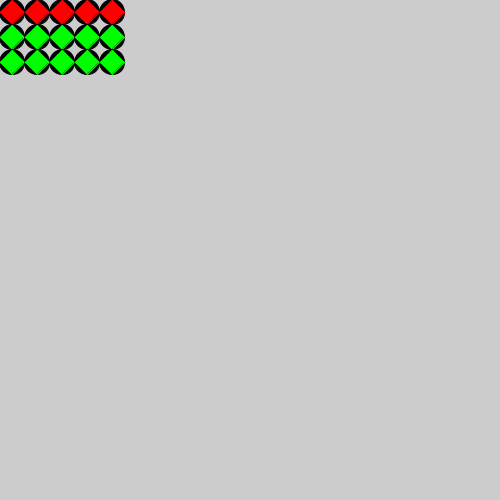
Frame 1 (no input)
Frame 60 (the mouse pressed at the canvas centre just before this capture): identical to frame 1, image omitted
Frame 120 (the mouse held since frame 60 and released just before this capture): identical to frame 1, image omitted

The Processing sketch that drew this single still picture (run headless with seeded random() and noise(); from frame 60 on, the mouse is pressed at the canvas centre):

// Processing sketch: space_invaders
// ── space_invaders.pde
Player player;
Laser l;
int score, lives;
int INVADER_ROWS = 3;
int INVADER_COLS = 5;
int INVADER_SIZE = 25;
InvaderHoard hoard;
Invader alien;
void setup() {
  size(500, 500);
  l = new Laser( 200, 250);
  hoard = new InvaderHoard(INVADER_ROWS, INVADER_COLS, INVADER_SIZE);
  hoard.fillInvaders();
}
void draw(){
  //background(255);
  //hoard.showInvaders();
  //println(hoard.invaders[0][2].center.x);
}

// ── Invader.pde
class Invader {

  PVector center;
  boolean shooter, alive ;
  int size;
  int xspeed, yspeed;
  Invader(PVector c, boolean s, int z ) {
    center = c;
    shooter = s;
    alive = true;
    size = z;
    
  }
  void setSpeed(int newx, int newy) {
    xspeed = newx;
    yspeed = newy;
  }//setSpeed
  void collision(Laser l) {
  
  }
  void move() {
    if (center.x > width - size/2 ||
      center.x < size/2) {
      xspeed*= -1;
    }
    if (center.y > height - size/2 ||
      center.y < size/2) {
      yspeed*= -1;
    }
    center.x+= xspeed;
    center.y+= yspeed;
  }
  void display() {
    if (alive) {
      if (shooter) {
        stroke(0, 0, 0);
        fill(0, 0, 0);
        circle(center.x, center.y, size);
        stroke(255, 0, 0);
        fill (255, 0, 0);
        triangle(center.x - size /2, center.y, center.x + size /2, center.y, center.x, center.y + size /2);
        triangle(center.x - size /2, center.y, center.x + size /2, center.y, center.x, center.y - size /2);
      } else {
        stroke(0, 0, 0);
        fill(0, 0, 0);
        circle(center.x, center.y, size);
        stroke(0, 255, 0);
        fill (0, 255, 0);
        triangle(center.x - size /2, center.y, center.x + size /2, center.y, center.x, center.y + size /2);
        triangle(center.x - size /2, center.y, center.x + size /2, center.y, center.x, center.y - size /2);
      }
    }
  }
}

// ── InvaderHoard.pde
class InvaderHoard {


  Invader[][] invaders;
  int numrows, numcols;
  int size;
  int direction;
  PVector corner;
  int invadersWidth;
  int invadersHeight;
  InvaderHoard(int rows, int cols, int s) {
    numrows = rows;
    numcols = cols;
    invadersWidth = cols * size;
    invadersHeight = rows * size;
    invaders = new Invader[numrows][numcols];
    size =s;
    corner = new PVector(size /2, size /2);
  }


  void fillInvaders() {
    PVector p = new PVector(size / 2, size / 2);
    for (int i = 0; i < invaders.length; i++) {
      for (int j = 0; j < invaders[i].length; j++) {
      if (i == 0) {
        invaders[i][j] = new Invader(p, true, size);
      }
      else {
        invaders[i][j] = new Invader(p, false, size);
      }
                  println("Row: " + i + " Column: " + j);
          println(invaders[i][j].center);
        invaders[i][j].display();
        p.x += size;
      }
      p.y += size;
      p.x = corner.x;
    }
  }

  void moveInvaders() {

    if (direction == DOWN) {
      corner.y+= size;
    } else if (direction == LEFT) {
      corner.x-= size;
    } else if (direction == RIGHT) {
      corner.x+= size;
    }

    for (int r=0; r<invaders.length; r++) {
      for (int c=0; c<invaders[r].length; c++) {
        if (invaders[r][c] != null) {
          invaders[r][c].move();
        }
      }//columns
    }//rows

    checkSpacing();
  }//move

  void checkSpacing() {
    float leftEdge = corner.x - (size/2);
    float rightEdge = leftEdge + invadersWidth;
    float topEdge = corner.y - (size/2);

    //println(rightEdge);

    if (direction == DOWN) {
      if (leftEdge <= 0) {
        direction = RIGHT;
      }
      if (rightEdge >= width) {
        direction = LEFT;
      }
      changeDirection();
    }//switching left/right
    else if (leftEdge <= 0) {
      direction = DOWN;
      changeDirection();
    } else if (rightEdge >= width) {
      direction = DOWN;
      changeDirection();
    }
  }//checkSpacing

  void changeDirection() {
    int newx, newy;
    newx = 0;
    newy = 0;
    if (direction == LEFT) {
      newx = -size;
    }//left
    if (direction == RIGHT) {
      newx = size;
    }//right
    if (direction == DOWN) {
      newy = size;
    }//down

    for (int r=0; r<invaders.length; r++) {
      for (int c=0; c<invaders[r].length; c++) {
        if (invaders[r][c] != null) {
          invaders[r][c].setSpeed(newx, newy);
        }
      }//columns
    }//rows
  }//changeDirection

  void showInvaders() {
    for (int r=0; r<invaders.length; r++) {
      for (int c=0; c<invaders[r].length; c++) {
        if (invaders[r][c] != null) {
          //println("Row: " + r + " Column: " + c);
          //println(invaders[r][c].center);
          invaders[r][c].display();
        }
      }//columns
    }//rows
  }

  boolean processDeath() {
    return true;
  }
}

// ── Laser.pde
class Laser {
  int x, y, s;
  boolean active;
  Laser(int x, int y) {
    this.x = x;
    this.y = y;
    active = true;
    s = -1;
  }
  void display() {
    if (active) {
    stroke(255, 255, 255);
    fill(255, 255, 255);
    rect(x, y, 10, 20);
    }
    if (frameCount % 30 == 0) {
      y += s;
    }
  }

}

// ── Player.pde
class Player {
int  x, y; 
color c; 

Player( int x, int y) {

  this.x = x;
  this.y = y;
  this.c = #000000;
}
// 8 6 3 1
void drawPlayer() {
  stroke(c);
  fill(c);
  rect(x, y, 8 * 5, 2.5 * 5);
  rect(x + 1 *5 , y - .5 * 5, 6 * 5, 3 * 5);
  rect(x + 2.5 * 5, y - 1.3 * 5, 3 * 5, 4 * 5);
  rect(x + 3.5 * 5, y - 2.6* 5, 1 * 5, 5 * 5);
}
// positive move right negative move left
void movePlayer(int d) {
x = x  +d;
}
}
